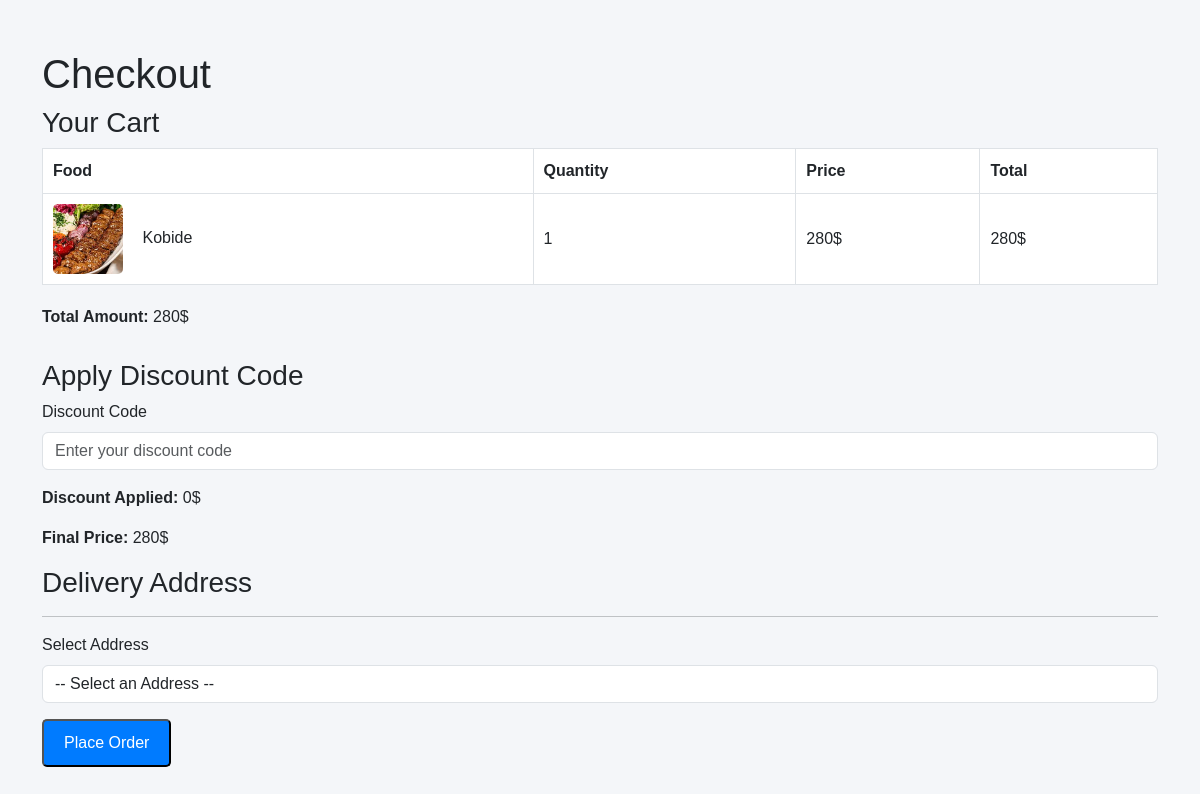
Page /customer/checkout/ (signed in) on the earlier database version.
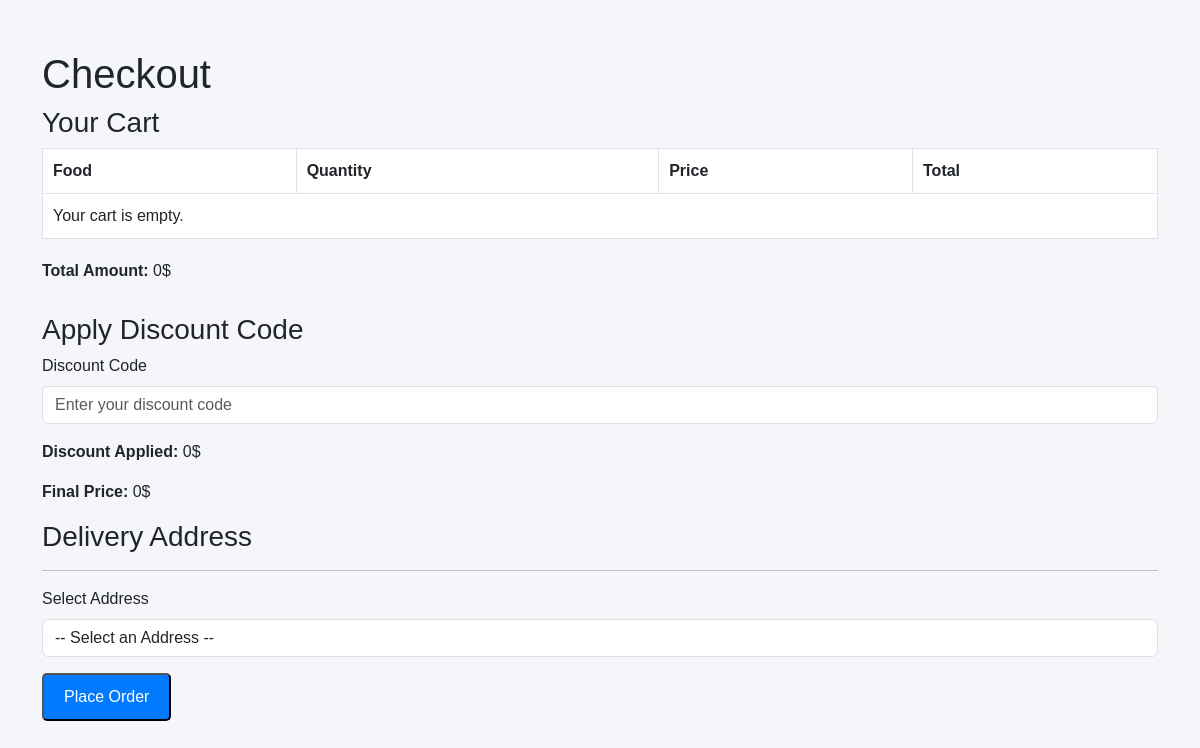
Same page on the later database version.
### main/models.py (models this page shows, shortened)
class CartItem(models.Model):
    cart = models.ForeignKey(Cart, related_name='items', on_delete=models.CASCADE)
    food = models.ForeignKey(Food, on_delete=models.CASCADE)
    quantity = models.PositiveIntegerField(default=1)
    @property
    def total_price(self):
        return self.food.price * self.quantity

class Food(models.Model):
    CATEGORY_CHOICES = [
        ('irani', 'Irani'),
        ('kebab', 'Kebab'),
        ('pizza', 'Pizza'),
        ('burger', 'Burger'),
        ('strips', 'Strips'),
        ('salad', 'Salad'),
    ]
    name = models.CharField(max_length=100)
    description = models.TextField()
    price = models.PositiveIntegerField(default=0)
    image = models.ImageField(upload_to='food_images/', default='food_images/default_food.jpg')
    created_by = models.ForeignKey(settings.AUTH_USER_MODEL, on_delete=models.CASCADE)
    category = models.CharField(max_length=50, choices=CATEGORY_CHOICES, default='irani')
    stock = models.PositiveIntegerField(default=0)
    rating = models.DecimalField(max_digits=3, decimal_places=2, default=0.0, blank=True)
    rating_count = models.PositiveIntegerField(default=0)
    preparation_time = models.PositiveBigIntegerField(default=30)

### main/views.py (the view, shortened to what this page needs)
# urls.py: path('customer/checkout/', CheckoutView.as_view(), name='customer_checkout'),
class CheckoutView(LoginRequiredMixin, TemplateView):
    template_name = 'customer/checkout.html'
    def get_context_data(self, **kwargs):
        cart = Cart.objects.get(customer=self.request.user)
        total_price = sum(item.total_price for item in cart.items.all())
        addresses = Address.objects.filter(customer=self.request.user)
        return {
            'cart': cart,
            'total_price': total_price,
            'addresses': addresses,
            'discount_amount': 0,
            'final_price': total_price
        }

### main/templates/customer/checkout.html (shortened to what this page needs)
<!DOCTYPE html>
<html lang="en">
  <head>
    <link
      href="https://cdn.jsdelivr.net/npm/bootstrap@5.3.0-alpha1/dist/css/bootstrap.min.css"
      rel="stylesheet"
    />
  </head>
  <body>
    <div class="container">
      <h1>Checkout</h1>
      <div class="cart-summary">
        <h3>Your Cart</h3>
        <table class="table table-bordered">
          <thead>
            <tr>
              <th>Food</th>
              <th>Quantity</th>
              <th>Price</th>
              <th>Total</th>
            </tr>
          </thead>
          <tbody>
            {% for item in cart.items.all %}
            <tr>
              <td>
                <img src="{{ item.food.image.url }}" alt="{{ item.food.name }}" />
                {{ item.food.name }}
              </td>
              <td>{{ item.quantity }}</td>
              <td>{{ item.food.price }}$</td>
              <td>{{ item.total_price }}$</td>
            </tr>
            {% empty %}
            <tr>
              <td colspan="4">Your cart is empty.</td>
            </tr>
            {% endfor %}
          </tbody>
        </table>
        <p><strong>Total Amount: </strong>{{ total_price }}$</p>
      </div>
      <h3>Apply Discount Code</h3>
      <form method="POST">
        <div class="mb-3">
          <label for="discount_code" class="form-label">Discount Code</label>
          <input
            type="text"
            id="discount_code"
            name="discount_code"
            placeholder="Enter your discount code"
            class="form-control"
          />
        </div>
        <p><strong>Discount Applied: </strong>{{ discount_amount }}$</p>
        <p><strong>Final Price: </strong>{{ final_price }}$</p>
        <h3>Delivery Address</h3>
        <hr />
        <div class="mb-3">
          <label for="existing-address" class="form-label">Select Address</label>
          <select name="address_id" id="existing-address" class="form-control" onchange="toggleNewAddressSection()">
            <option value="">-- Select an Address --</option>
          </select>
        </div>
        <button type="submit" class="btn-custom">Place Order</button>
      </form>
    </div>
  </body>
</html>

Differences in the rows shown:
removed CartItem: food.image (picture), food.name "Kobide", quantity "1", food.price "280", total_price "280"
Other differences:
{{ total_price }}: "280" → "0"
{{ final_price }}: "280" → "0"
text now shown: "Your cart is empty."
